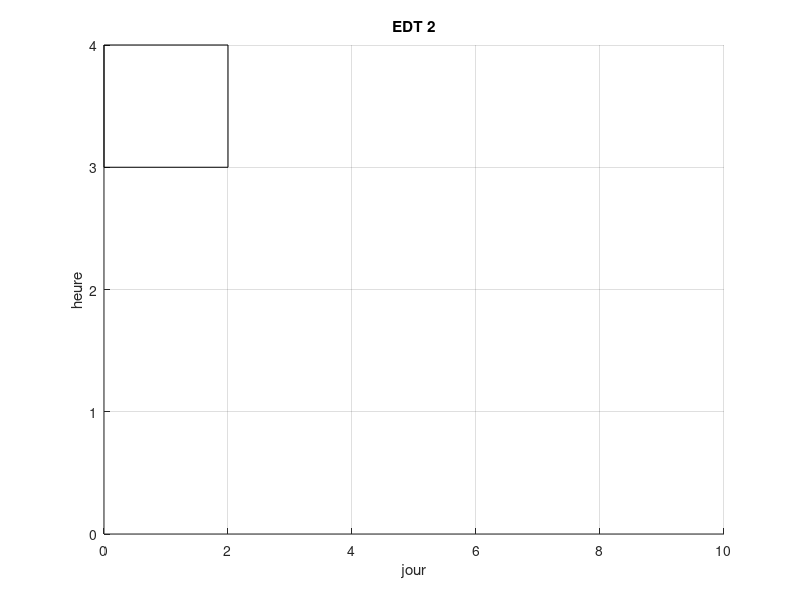

This figure's MATLAB source: (Note: this script raises an error after producing the figure.)
%PROMO 1
% x est la solution optimale
% 5 jours par semaine et 4 créneaux par jour
% on représente un créneau par un rectangle de 1 sur 2
% L'emploi du temps est contenu dans le rectangle ([0;0], [0,10],
% [4,10],[4,0])
% 

%on définit la fenêtre
    j=0:10;
    h=0:4;
    grid('on');
    axis([0 10 0 4]);
    
    set(gca,'Xtick',0:2:10);  set(gca,'Ytick',0:1:5);  
    title('EDT 2');
    xlabel('jour'); ylabel('heure');

    %On définit les créneaux sous forme de rectangle (blanc par défaut, en
    %couleur si occupé)
    %creneau = zeros(5,4);
    for i= 1:5
        for j= 1:4
          creneau (i,j) = rectangle ('Position',[2*(i-1) 4-j 2 1]);
          creneau(i,j).FaceColor='white'
        end
    end
    
    for i=1:5
        for j=1:4
            if Promo2(j,i) == 1
                creneau(i,j).FaceColor='red'
                text(2*(i-1)+0.2, 4-j+0.5, 'Droite Maths');
            end
            if Promo2(j,i) == 2
                creneau(i,j).FaceColor='magenta';
                text(2*(i-1)+0.2, 4-j+0.5, 'Ellips Maths');
            end
            if Promo2(j,i) ==3
                creneau(i,j).FaceColor='yellow';
                text(2*(i-1)+0.1, 4-j+0.5, 'Proton Physique');
            end
            if Promo2(j,i) == 4
                creneau(i,j).FaceColor='green';
                text(2*(i-1)+0.2, 4-j+0.5, 'Pascal Info');
            end
            if Promo2(j,i) ==5
                creneau(i,j).FaceColor='cyan';
                text(2*(i-1)+0.2, 4-j+0.5, 'Dell Info');
            end
            if Promo2(j,i) ==6
                creneau(i,j).FaceColor='blue';
                text(2*(i-1)+0.2, 4-j+0.5, 'Young Anglais');
            end
            if Promo2(j,i) ==7
                creneau(i,j).FaceColor=[0.5 0.2 0.75];
                text(2*(i-1)+0.2, 4-j+0.5, 'Gazelle Sport');
            end
            if Promo2(j,i) ==8
                creneau(i,j).FaceColor=[1 0.7 0];
                text(2*(i-1)+0.2, 4-j+0.5, 'Bigceps Sport');
            end
        end
    end
    
        
    